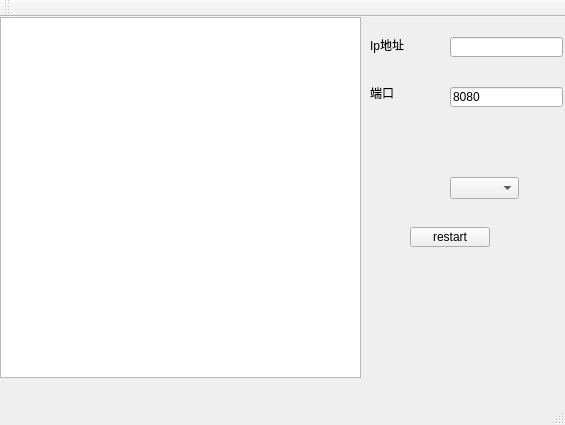
<?xml version="1.0" encoding="UTF-8"?>
<ui version="4.0">
 <class>server</class>
 <widget class="QMainWindow" name="server">
  <property name="geometry">
   <rect>
    <x>0</x>
    <y>0</y>
    <width>565</width>
    <height>425</height>
   </rect>
  </property>
  <property name="windowTitle">
   <string>server</string>
  </property>
  <widget class="QWidget" name="centralWidget">
   <widget class="QComboBox" name="comboBox">
    <property name="geometry">
     <rect>
      <x>450</x>
      <y>160</y>
      <width>69</width>
      <height>22</height>
     </rect>
    </property>
   </widget>
   <widget class="QLineEdit" name="lineEdit">
    <property name="geometry">
     <rect>
      <x>450</x>
      <y>20</y>
      <width>113</width>
      <height>20</height>
     </rect>
    </property>
   </widget>
   <widget class="QLabel" name="label">
    <property name="geometry">
     <rect>
      <x>370</x>
      <y>20</y>
      <width>54</width>
      <height>16</height>
     </rect>
    </property>
    <property name="text">
     <string>Ip地址</string>
    </property>
   </widget>
   <widget class="QTextEdit" name="textEdit">
    <property name="geometry">
     <rect>
      <x>0</x>
      <y>0</y>
      <width>361</width>
      <height>361</height>
     </rect>
    </property>
   </widget>
   <widget class="QLabel" name="label_2">
    <property name="geometry">
     <rect>
      <x>370</x>
      <y>70</y>
      <width>54</width>
      <height>12</height>
     </rect>
    </property>
    <property name="text">
     <string>端口</string>
    </property>
   </widget>
   <widget class="QLineEdit" name="lineEdit_2">
    <property name="geometry">
     <rect>
      <x>450</x>
      <y>70</y>
      <width>113</width>
      <height>20</height>
     </rect>
    </property>
    <property name="text">
     <string>8080</string>
    </property>
   </widget>
   <widget class="QPushButton" name="pushButton">
    <property name="geometry">
     <rect>
      <x>410</x>
      <y>210</y>
      <width>80</width>
      <height>20</height>
     </rect>
    </property>
    <property name="text">
     <string>restart</string>
    </property>
   </widget>
  </widget>
  <widget class="QMenuBar" name="menuBar">
   <property name="geometry">
    <rect>
     <x>0</x>
     <y>0</y>
     <width>565</width>
     <height>21</height>
    </rect>
   </property>
  </widget>
  <widget class="QToolBar" name="mainToolBar">
   <attribute name="toolBarArea">
    <enum>TopToolBarArea</enum>
   </attribute>
   <attribute name="toolBarBreak">
    <bool>false</bool>
   </attribute>
  </widget>
  <widget class="QStatusBar" name="statusBar"/>
 </widget>
 <layoutdefault spacing="6" margin="11"/>
 <resources/>
 <connections/>
</ui>
